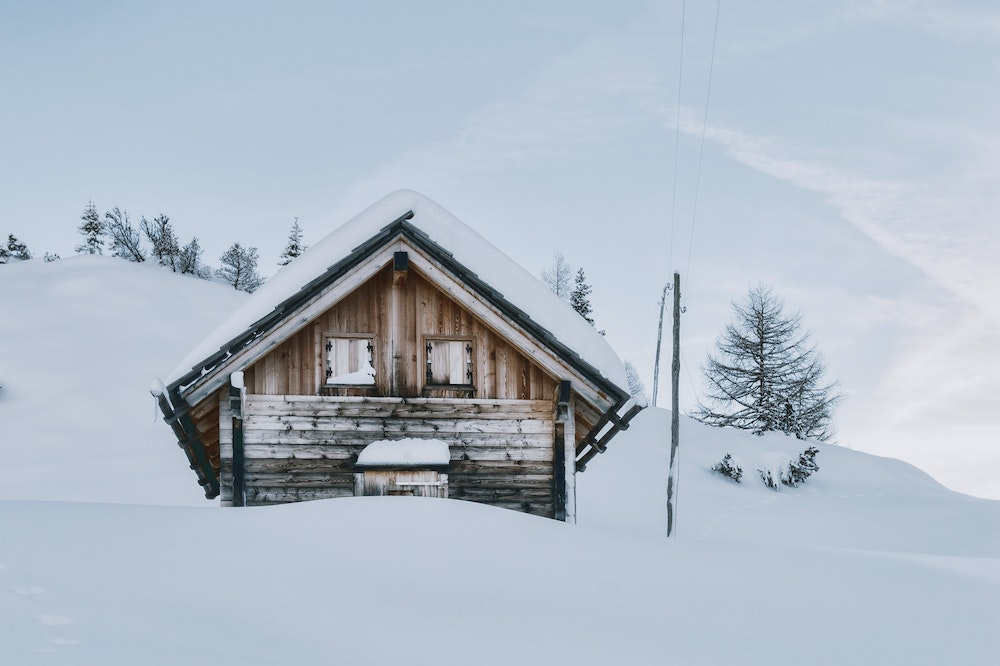
#> input picture 27/Input/winter.jpg, 1000 x 666 px
$ python 3.py
#> lines starting #> are read from the running program, lines starting #| are printed output that depends on the picture; after the words box and inside, x2 and y2 are one past the last pixel; in counts of white or black regions, pixels touching at a corner belong together
import time
import cv2
import imageio
import numpy as np

rows = np.random.random((1,500))*666
#cols = np.random.random((1,500))*1000
cols = [i for i in range(1,1000,2)]
rows = np.array(rows , dtype=np.uint0)
cols = np.array(cols , dtype=np.uint0)
images = []

while True:
    img = cv2.imread('Input/winter.jpg')
#> img is the input picture: shape (666, 1000, 3); mean B, G, R 199, 186.4, 175.4
    img = cv2.cvtColor(img,cv2.COLOR_RGB2GRAY)
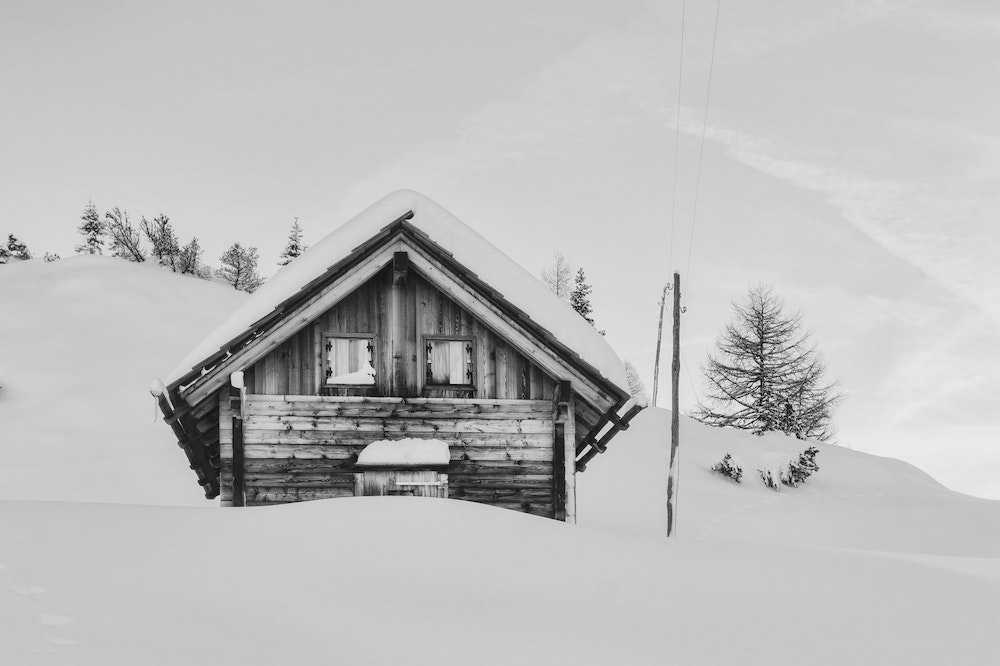
#> img: shape (666, 1000); min 0, max 251, mean 188.9

    for i in range(500):
        r = int(rows[0][i])
        c = int(cols[i])
        img[r:int(r+2),c:int(c+2)] = 255
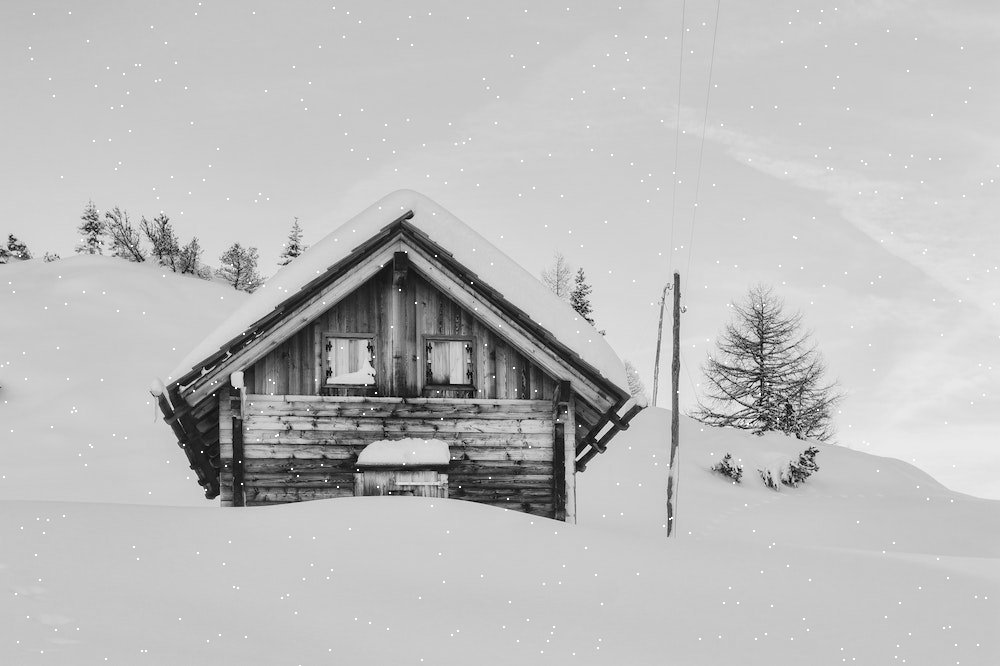
#> img: shape (666, 1000); 0.3% of pixels changed, all inside (x1, y1, x2, y2) = (1, 3, 1000, 666)

    for i in range(500):
        rows[0][i] = rows[0][i] + 100
        if rows[0][i] > 666:
            rows[0][i] = rows[0][i]-666

    cv2.imshow('',img)
    time.sleep(0.8)
    images.append(img)

    if cv2.waitKey(25) & 0xFF == ord('q'):
#> (key q is pressed here)
        break

imageio.mimsave('Output/winter.gif',images)
